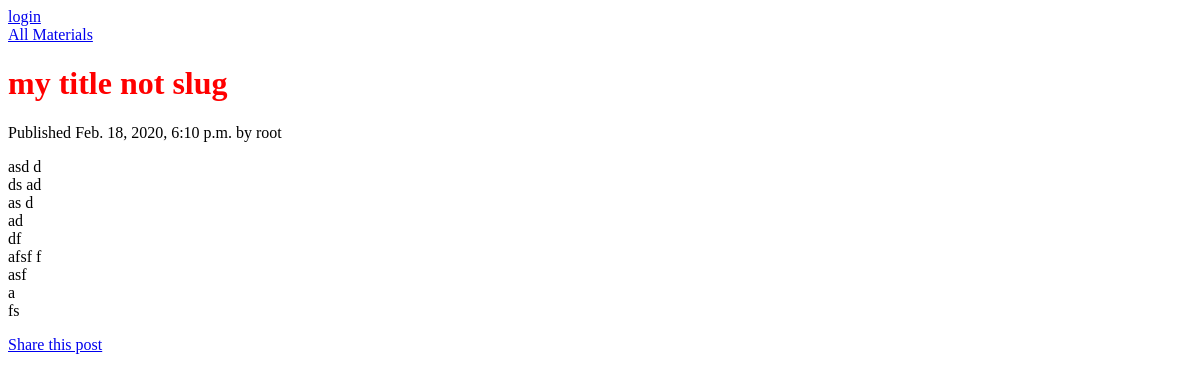
The app's page /2020/2/18/my-title-not-slug/, older data.
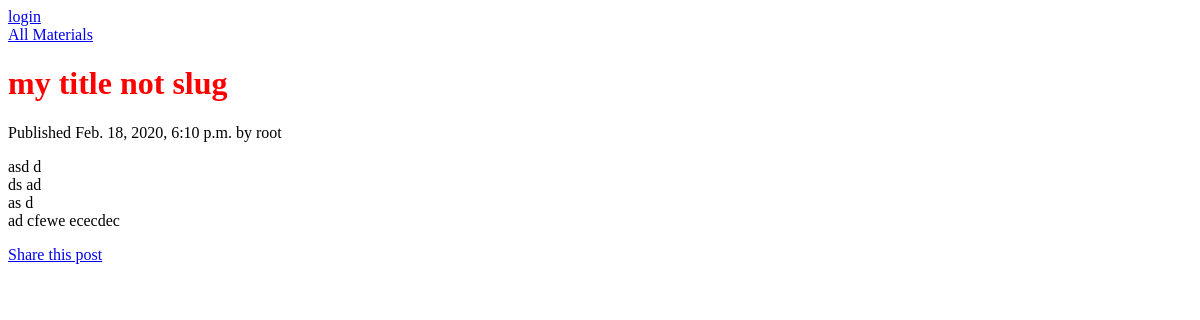
The same page, newer data.
### lesson/models.py (models this page shows, shortened)
class Material(models.Model):
    MATERIAL_TYPES = (
        ('theory', 'Theoretical'),
        ('practice', 'Practical'),
    )
    STATUS_TYPES = (
        ('private', 'Draft'),
        ('public', 'Published'),
    )
    title = models.CharField(max_length=250)
    slug = models.SlugField(max_length=250,
                            unique_for_date='publish')
    body = models.TextField()
    publish = models.DateTimeField(default=timezone.now)
    updated = models.DateTimeField(auto_now=True)
    created = models.DateTimeField(auto_now_add=True)
    material_type = models.CharField(max_length=20,
                                     choices=MATERIAL_TYPES,
                                     default='theory')
    status = models.CharField(max_length=20,
                              choices=STATUS_TYPES,
                              default='private')
    author = models.ForeignKey(User,
                               on_delete=models.CASCADE,
                               related_name='user_materials')
    objects = models.Manager()
    published = PublishedManager()

### lesson/views.py (the view)
def material_details(request, year, month, day, slug):
    material = get_object_or_404(models.Material,
                                 slug=slug,
                                 publish__year=year,
                                 publish__month=month,
                                 publish__day=day)
    return render(request,
                  'material/detail.html',
                  {'material': material})

### lesson/templates/material/detail.html (shortened to what this page needs)
{% extends "base.html" %}
{% block content %}
<a href="{% url "lesson:all_materials" %}">All Materials</a>
    <h1>{{ material.title}}</h1>
        <p>
            Published {{ material.publish }} by {{ material.author }}
        </p>
        <p>
            {{ material.body|linebreaks}}
        </p>
        <p>
        <a href="{% url "lesson:share_material" material.id %}" >
            Share this post
        </a>
        </p>
{% endblock%}

Row changes from the older to the newer data that the page shows:
changed Material "my title not slug": body "asd d ds ad as d ad df afsf f asf a fs" → "asd d ds ad as d ad cfewe ececdec"
